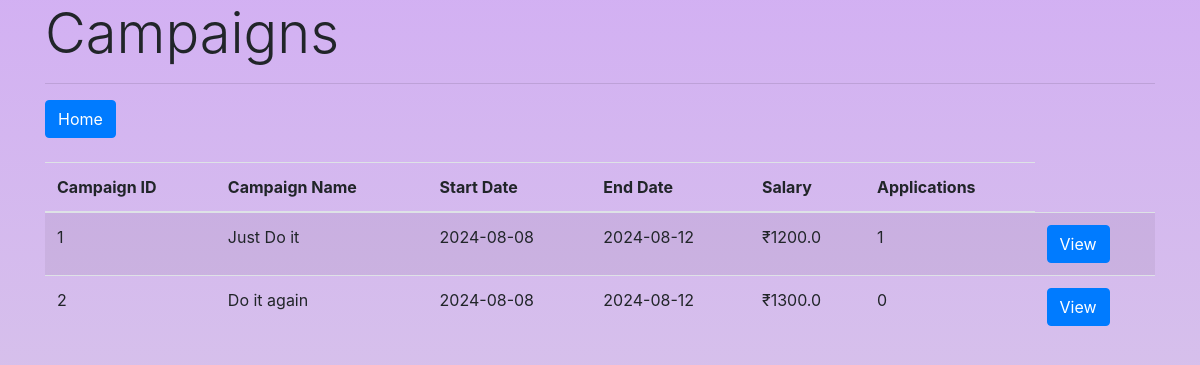
The page /sponsor/nike123/campaigns on the database as committed earlier.
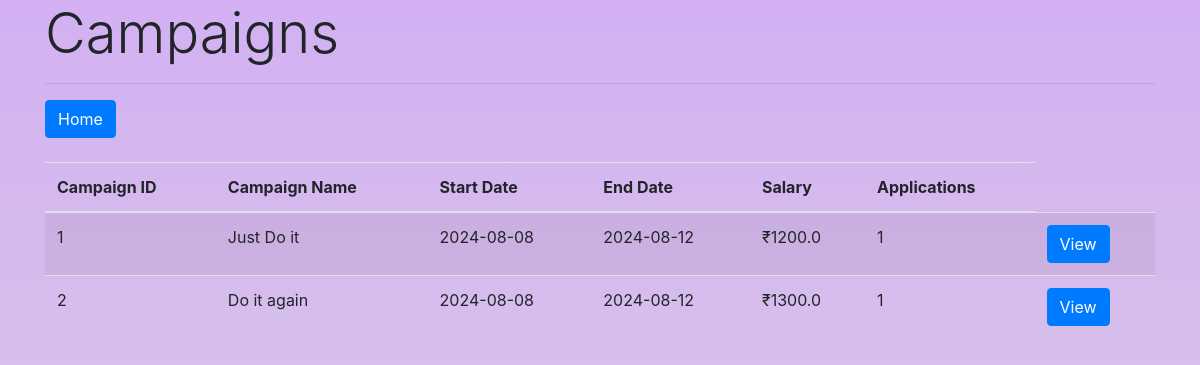
The same page on the database as committed later.
### confluence-flask/application/models.py (models this page shows)
class Campaigns(db.Model):
    __tablename__ = 'campaigns'
    id = db.Column(db.Integer, primary_key=True, autoincrement=True)
    sponsor_id = db.Column(db.Integer, db.ForeignKey('sponsors.id'), nullable=False)
    companyLogo = db.Column(db.String, nullable=False)
    companyName = db.Column(db.String(100), nullable=False)
    Title = db.Column(db.String(100), nullable=False)
    Description = db.Column(db.String, nullable=False)
    tags = db.Column(db.String, nullable=False)
    Salary = db.Column(db.Float, nullable=False)
    videos_req = db.Column(db.Integer, nullable=True)
    StartDate = db.Column(db.Date, nullable=False)
    EndDate = db.Column(db.Date, nullable=False)
    contact_phone = db.Column(db.String(20), nullable=False)
    contact_email = db.Column(db.String(100), nullable=False)
    totalApplications = db.Column(db.Integer, nullable=False, default=0)
    applications = db.relationship('Applications', backref='campaign', cascade="all, delete-orphan")

### confluence-flask/application/controller.py (the view)
@main_bp.route('/sponsor/<companycode>/campaigns')
def display_campaigns(companycode):
    campaigns = Campaigns.query.filter_by(sponsor_id=companycode).all()
    return render_template('sponsor_campaigns_list.html', companycode=companycode, campaigns=campaigns)

### confluence-flask/application/templates/sponsor_campaigns_list.html (shortened to what this page needs)
<!DOCTYPE html>
<html lang="en">
<head>
    <link rel="stylesheet" href="https://stackpath.bootstrapcdn.com/bootstrap/4.5.2/css/bootstrap.min.css">
    <link rel="stylesheet" href="{{ url_for('static',filename='light_basic.css') }}">
</head>
<body>
    <div class="container">
        <div class="jumbotron-fluid">
            <h1 class="display-4">Campaigns</h1>
            <hr>
        </div>
        <div class="row">
            <div class="col-md-1">
                <a href="/sponsor/{{companycode}}" class="btn btn-primary">Home</a>
            </div>
        </div>
        <br>
        <div class="row">
            <div class="col-md-12">
                <table class="table table-striped">
                    <thead>
                        <tr>
                            <th scope="col">Campaign ID</th>
                            <th scope="col">Campaign Name</th>
                            <th scope="col">Start Date</th>
                            <th scope="col">End Date</th>
                            <th scope="col">Salary</th>
                            <th scope="col">Applications</th>
                        </tr>
                    </thead>
                    <tbody>
                        {% for campaign in campaigns %}
                            <tr>
                                <td>{{ campaign.id }}</td>
                                <td>{{ campaign.Title }}</td>
                                <td>{{ campaign.StartDate }}</td>
                                <td>{{ campaign.EndDate }}</td>
                                <td>₹{{ campaign.Salary }}</td>
                                <td>{{ campaign.totalApplications }}</td>
                                <td>
                                    <a href="/sponsor/{{companycode}}/campaigns/{{campaign.id}}" class="btn btn-primary">View</a>
                                </td>
                            </tr>
                        {% endfor %}
                    </tbody>
                </table>
            </div>
    </div>
</body>
</html>

### confluence-flask/application/static/light_basic.css (style rules this page uses)
html, body { height: 100%; margin: 0; background-image: linear-gradient(rgba(144, 59, 224, 0.4), rgb(163, 140, 185,0.4)); background-repeat: no-repeat; background-attachment: fixed; width: 100%; }

Rows that differ between the two databases and show on the page:
changed Campaigns "Do it again": totalApplications "0" → "1"
